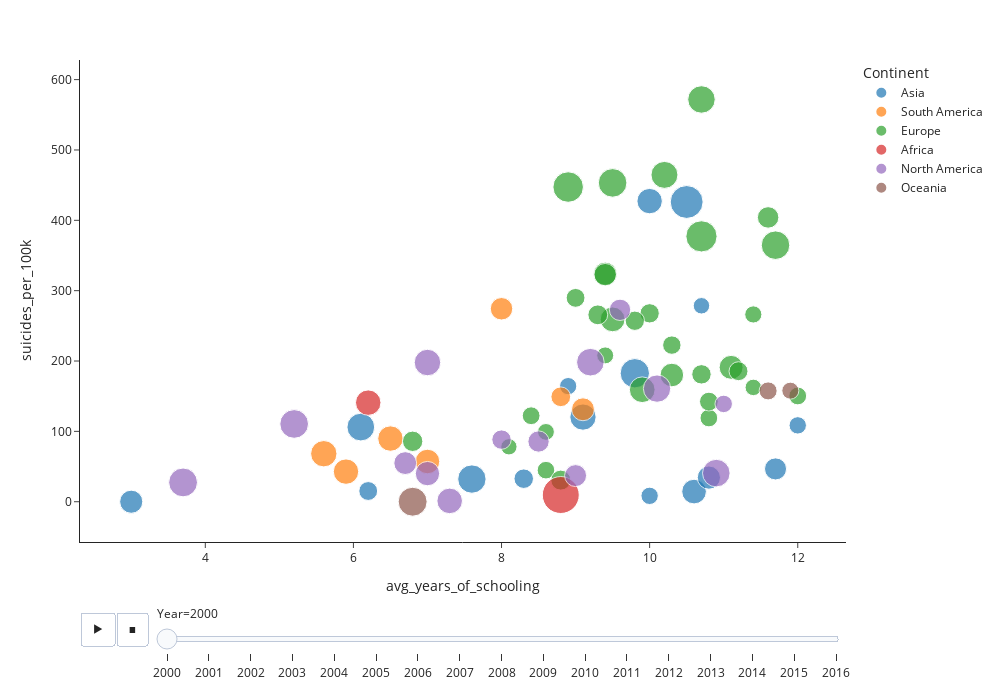

The code cell stored with this chart in its notebook:
### Code cell
import plotly.express as px
px.scatter(final_df_2, x='avg_years_of_schooling', y='suicides_per_100k',
           size='Both sexes', size_max=30, color='Continent', animation_frame="Year", animation_group="Country",
           template='simple_white', width=1000, height=700,hover_name='Country')

### Figure 1 — Plotly figure (JSON) as saved in the notebook; plotly's stock layout.template omitted (floating-point values rounded to 4 significant figures)
{"data": [{"hovertemplate": "<b>%{hovertext}</b><br><br>Continent=Asia<br>Year=2000<br>avg_years_of_schooling=%{x}<br>suicides_per_100k=%{y}<br>Both sexes=%{marker.size}<extra></extra>", "hovertext": ["Uzbekistan", "Maldives", "Philippines", "Bahrain", "Azerbaijan", "Singapore", "Cyprus", "Georgia", "Israel", "Japan", "Kazakhstan", "Kuwait", "Kyrgyzstan", "Armenia", "Sri Lanka", "Thailand"], "ids": ["Uzbekistan", "Maldives", "Philippines", "Bahrain", "Azerbaijan", "Singapore", "Cyprus", "Georgia", "Israel", "Japan", "Kazakhstan", "Kuwait", "Kyrgyzstan", "Armenia", "Sri Lanka", "Thailand"], "legendgroup": "Asia", "marker": {"color": "#1F77B4", "size": [183, 142, 213, 101, 161, 79, 80, 129, 80, 72, 287, 94, 228, 143, 171, 204], "sizemode": "area", "sizeref": 0.53, "symbol": "circle"}, "mode": "markers", "name": "Asia", "orientation": "v", "showlegend": true, "type": "scatter", "x": [9.1, 3, 7.6, 8.3, 10.6, 8.9, 10, 11.7, 12, 10.7, 10.5, 6.2, 9.8, 10.8, 10, 6.1], "xaxis": "x", "y": [120.3, 0, 32.21, 32.73, 14.41, 164.3, 8.36, 46.64, 108.6, 278.5, 426.1, 15.23, 182.6, 34.3, 427.3, 106.1], "yaxis": "y"}, {"hovertemplate": "<b>%{hovertext}</b><br><br>Continent=South America<br>Year=2000<br>avg_years_of_schooling=%{x}<br>suicides_per_100k=%{y}<br>Both sexes=%{marker.size}<extra></extra>", "hovertext": ["Brazil", "Paraguay", "Colombia", "Chile", "Ecuador", "Argentina", "Uruguay"], "ids": ["Brazil", "Paraguay", "Colombia", "Chile", "Ecuador", "Argentina", "Uruguay"], "legendgroup": "South America", "marker": {"color": "#FF7F0E", "size": [184, 171, 171, 103, 160, 139, 134], "sizemode": "area", "sizeref": 0.53, "symbol": "circle"}, "mode": "markers", "name": "South America", "orientation": "v", "showlegend": true, "type": "scatter", "x": [5.6, 5.9, 6.5, 8.8, 7, 9.1, 8], "xaxis": "x", "y": [68.23, 42.78, 89.78, 149.2, 57.17, 131.4, 274.3], "yaxis": "y"}, {"hovertemplate": "<b>%{hovertext}</b><br><br>Continent=Europe<br>Year=2000<br>avg_years_of_schooling=%{x}<br>suicides_per_100k=%{y}<br>Both sexes=%{marker.size}<extra></extra>", "hovertext": ["Malta", "Netherlands", "Belgium", "Norway", "Belarus", "Luxembourg", "Poland", "Portugal", "Romania", "Serbia", "Austria", "Slovakia", "Lithuania", "Bulgaria", "Latvia", "Estonia", "Denmark", "Finland", "France", "Germany", "Greece", "Croatia", "Hungary", "Iceland", "Ireland", "Italy", "Slovenia", "Ukraine", "Albania", "Sweden", "Switzerland", "Spain"], "ids": ["Malta", "Netherlands", "Belgium", "Norway", "Belarus", "Luxembourg", "Poland", "Portugal", "Romania", "Serbia", "Austria", "Slovakia", "Lithuania", "Bulgaria", "Latvia", "Estonia", "Denmark", "Finland", "France", "Germany", "Greece", "Croatia", "Hungary", "Iceland", "Ireland", "Italy", "Slovenia", "Ukraine", "Albania", "Sweden", "Switzerland", "Spain"], "legendgroup": "Europe", "marker": {"color": "#2CA02C", "size": [70, 83, 99, 84, 247, 90, 152, 110, 175, 141, 94, 147, 200, 163, 217, 216, 100, 104, 99, 95, 82, 133, 193, 76, 93, 75, 122, 258, 106, 72, 78, 84], "sizemode": "area", "sizeref": 0.53, "symbol": "circle"}, "mode": "markers", "name": "Europe", "orientation": "v", "showlegend": true, "type": "scatter", "x": [8.1, 10.8, 10, 12, 8.9, 10.3, 11.1, 6.8, 9.9, 9.4, 9, 10.3, 10.7, 9.5, 9.5, 11.7, 10.7, 9.3, 9.8, 11.2, 8.6, 9.4, 10.2, 9.4, 10.8, 8.6, 11.6, 10.7, 8.8, 11.4, 11.4, 8.4], "xaxis": "x", "y": [78.05, 119.0, 267.8, 150.3, 447.3, 222.6, 191.0, 85.88, 159.2, 324.2, 289.8, 180.1, 571.8, 259.2, 453.2, 364.6, 181.1, 265.6, 257.2, 185.6, 44.86, 322.8, 464.6, 208.0, 142.4, 99.22, 404.1, 377.2, 30.7, 162.5, 266.2, 122.2], "yaxis": "y"}, {"hovertemplate": "<b>%{hovertext}</b><br><br>Continent=Africa<br>Year=2000<br>avg_years_of_schooling=%{x}<br>suicides_per_100k=%{y}<br>Both sexes=%{marker.size}<extra></extra>", "hovertext": ["Mauritius", "South Africa"], "ids": ["Mauritius", "South Africa"], "legendgroup": "Africa", "marker": {"color": "#D62728", "size": [172, 362], "sizemode": "area", "sizeref": 0.53, "symbol": "circle"}, "mode": "markers", "name": "Africa", "orientation": "v", "showlegend": true, "type": "scatter", "x": [6.2, 8.8], "xaxis": "x", "y": [140.8, 9.54], "yaxis": "y"}, {"hovertemplate": "<b>%{hovertext}</b><br><br>Continent=North America<br>Year=2000<br>avg_years_of_schooling=%{x}<br>suicides_per_100k=%{y}<br>Both sexes=%{marker.size}<extra></extra>", "hovertext": ["Belize", "Mexico", "Panama", "Bahamas", "Saint Lucia", "Barbados", "El Salvador", "Cuba", "Guatemala", "Costa Rica", "Jamaica", "Canada", "Antigua and Barbuda", "Trinidad and Tobago"], "ids": ["Belize", "Mexico", "Panama", "Bahamas", "Saint Lucia", "Barbados", "El Salvador", "Cuba", "Guatemala", "Costa Rica", "Jamaica", "Canada", "Antigua and Barbuda", "Trinidad and Tobago"], "legendgroup": "North America", "marker": {"color": "#9467BD", "size": [198, 138, 120, 202, 186, 128, 218, 121, 220, 100, 173, 81, 157, 202], "sizemode": "area", "sizeref": 0.53, "symbol": "circle"}, "mode": "markers", "name": "North America", "orientation": "v", "showlegend": true, "type": "scatter", "x": [10.1, 6.7, 8.5, 10.9, 7, 9, 5.2, 9.6, 3.7, 8, 7.3, 11, 7, 9.2], "xaxis": "x", "y": [160.8, 54.89, 85.58, 40.66, 197.9, 37.13, 110.5, 272.8, 27.42, 88.29, 1.16, 139, 39.97, 198.3], "yaxis": "y"}, {"hovertemplate": "<b>%{hovertext}</b><br><br>Continent=Oceania<br>Year=2000<br>avg_years_of_schooling=%{x}<br>suicides_per_100k=%{y}<br>Both sexes=%{marker.size}<extra></extra>", "hovertext": ["New Zealand", "Kiribati", "Australia"], "ids": ["New Zealand", "Kiribati", "Australia"], "legendgroup": "Oceania", "marker": {"color": "#8C564B", "size": [86, 222, 77], "sizemode": "area", "sizeref": 0.53, "symbol": "circle"}, "mode": "markers", "name": "Oceania", "orientation": "v", "showlegend": true, "type": "scatter", "x": [11.6, 6.8, 11.9], "xaxis": "x", "y": [157.5, 0, 157.8], "yaxis": "y"}], "layout": {"height": 700, "legend": {"itemsizing": "constant", "title": {"text": "Continent"}, "tracegroupgap": 0}, "margin": {"t": 60}, "sliders": [{"active": 0, "currentvalue": {"prefix": "Year="}, "len": 0.9, "pad": {"b": 10, "t": 60}, "steps": [{"args": [["2000"], {"frame": {"duration": 0, "redraw": false}, "fromcurrent": true, "mode": "immediate", "transition": {"duration": 0, "easing": "linear"}}], "label": "2000", "method": "animate"}, {"args": [["2001"], {"frame": {"duration": 0, "redraw": false}, "fromcurrent": true, "mode": "immediate", "transition": {"duration": 0, "easing": "linear"}}], "label": "2001", "method": "animate"}, {"args": [["2002"], {"frame": {"duration": 0, "redraw": false}, "fromcurrent": true, "mode": "immediate", "transition": {"duration": 0, "easing": "linear"}}], "label": "2002", "method": "animate"}, {"args": [["2003"], {"frame": {"duration": 0, "redraw": false}, "fromcurrent": true, "mode": "immediate", "transition": {"duration": 0, "easing": "linear"}}], "label": "2003", "method": "animate"}, {"args": [["2004"], {"frame": {"duration": 0, "redraw": false}, "fromcurrent": true, "mode": "immediate", "transition": {"duration": 0, "easing": "linear"}}], "label": "2004", "method": "animate"}, {"args": [["2005"], {"frame": {"duration": 0, "redraw": false}, "fromcurrent": true, "mode": "immediate", "transition": {"duration": 0, "easing": "linear"}}], "label": "2005", "method": "animate"}, {"args": [["2006"], {"frame": {"duration": 0, "redraw": false}, "fromcurrent": true, "mode": "immediate", "transition": {"duration": 0, "easing": "linear"}}], "label": "2006", "method": "animate"}, {"args": [["2007"], {"frame": {"duration": 0, "redraw": false}, "fromcurrent": true, "mode": "immediate", "transition": {"duration": 0, "easing": "linear"}}], "label": "2007", "method": "animate"}, {"args": [["2008"], {"frame": {"duration": 0, "redraw": false}, "fromcurrent": true, "mode": "immediate", "transition": {"duration": 0, "easing": "linear"}}], "label": "2008", "method": "animate"}, {"args": [["2009"], {"frame": {"duration": 0, "redraw": false}, "fromcurrent": true, "mode": "immediate", "transition": {"duration": 0, "easing": "linear"}}], "label": "2009", "method": "animate"}, {"args": [["2010"], {"frame": {"duration": 0, "redraw": false}, "fromcurrent": true, "mode": "immediate", "transition": {"duration": 0, "easing": "linear"}}], "label": "2010", "method": "animate"}, {"args": [["2011"], {"frame": {"duration": 0, "redraw": false}, "fromcurrent": true, "mode": "immediate", "transition": {"duration": 0, "easing": "linear"}}], "label": "2011", "method": "animate"}, {"args": [["2012"], {"frame": {"duration": 0, "redraw": false}, "fromcurrent": true, "mode": "immediate", "transition": {"duration": 0, "easing": "linear"}}], "label": "2012", "method": "animate"}, {"args": [["2013"], {"frame": {"duration": 0, "redraw": false}, "fromcurrent": true, "mode": "immediate", "transition": {"duration": 0, "easing": "linear"}}], "label": "2013", "method": "animate"}, {"args": [["2014"], {"frame": {"duration": 0, "redraw": false}, "fromcurrent": true, "mode": "immediate", "transition": {"duration": 0, "easing": "linear"}}], "label": "2014", "method": "animate"}, {"args": [["2015"], {"frame": {"duration": 0, "redraw": false}, "fromcurrent": true, "mode": "immediate", "transition": {"duration": 0, "easing": "linear"}}], "label": "2015", "method": "animate"}, {"args": [["2016"], {"frame": {"duration": 0, "redraw": false}, "fromcurrent": true, "mode": "immediate", "transition": {"duration": 0, "easing": "linear"}}], "label": "2016", "method": "animate"}], "x": 0.1, "xanchor": "left", "y": 0, "yanchor": "top"}], "updatemenus": [{"buttons": [{"args": [null, {"frame": {"duration": 500, "redraw": false}, "fromcurrent": true, "mode": "immediate", "transition": {"duration": 500, "easing": "linear"}}], "label": "&#9654;", "method": "animate"}, {"args": [[null], {"frame": {"duration": 0, "redraw": false}, "fromcurrent": true, "mode": "immediate", "transition": {"duration": 0, "easing": "linear"}}], "label": "&#9724;", "method": "animate"}], "direction": "left", "pad": {"r": 10, "t": 70}, "showactive": false, "type": "buttons", "x": 0.1, "xanchor": "right", "y": 0, "yanchor": "top"}], "width": 1000, "xaxis": {"anchor": "y", "domain": [0, 1], "title": {"text": "avg_years_of_schooling"}}, "yaxis": {"anchor": "x", "domain": [0, 1], "title": {"text": "suicides_per_100k"}}}}
